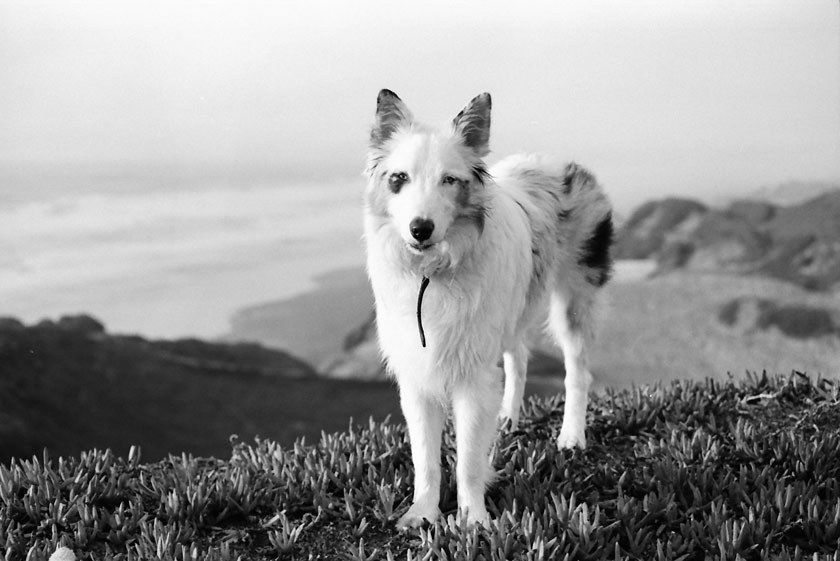
#> input picture dog.jpg, 840 x 561 px
$ python threshold.py
#> lines starting #> are read from the running program, lines starting #| are printed output that depends on the picture; after the words box and inside, x2 and y2 are one past the last pixel; in counts of white or black regions, pixels touching at a corner belong together
import numpy as np
from PIL import Image


def readImage(path):
#> called with path = 'dog.jpg'
    image = Image.open(path)
#> image is the input picture: PIL image 840x561 RGB; min 0, max 255, mean 151.8
    image.show()
    return image


def threshold(image):
    th = int(input("Enter amount to threshold at: "))
#> the answer given: 100
    npImage = np.array(image)
    npImage = npImage > th
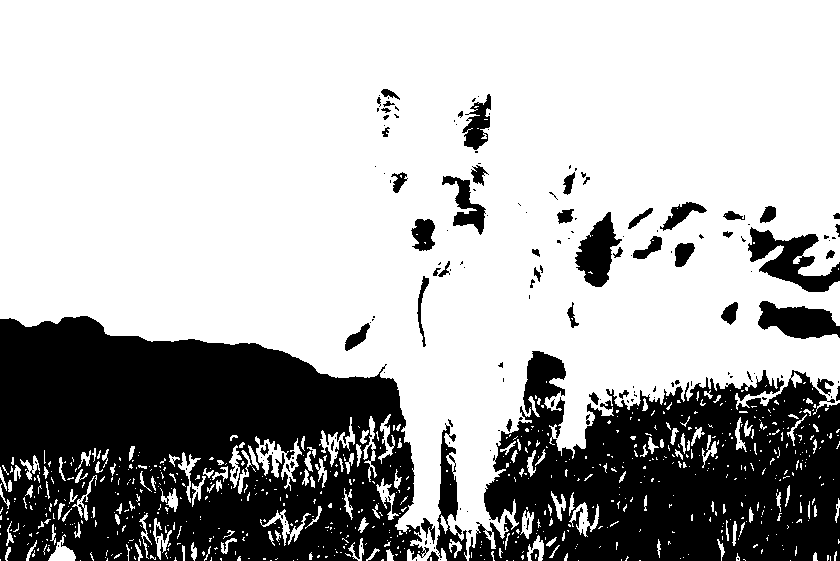
#> npImage: shape (561, 840, 3) bool; 69.1% white; 168 black regions (114 under 20 px), largest, box (x1, y1, x2, y2) and area: (0, 316, 429, 561) 77980, (469, 351, 840, 561) 51558, (748, 227, 840, 292) 2692
    npImage = npImage.astype(np.uint8) * 255
    newImage = Image.fromarray(npImage)
    newImage.show()


if __name__ == '__main__':
    im = readImage("dog.jpg")
    threshold(im)
